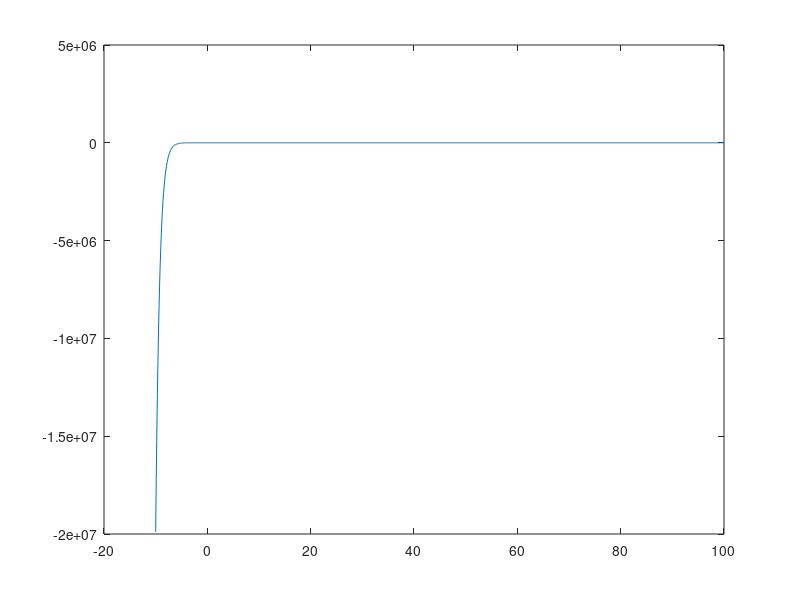

MATLAB code for this plot: (Note: this script raises an error after producing the figure.)
clear all;clc

E = @(t) ( (t+(1/3)).^3 + 1/3).* (e.^(-t))
dE = @(t) (-27*e^(-t)*t^3 + 54*e^(-t)*t^2 + 45*e^(-t)*t - e^(-t))/27;

Ea = @(t) (( (t+(1/3)).^3 + 1/3).* (e.^(-t))) -1.5;
tol = 1e-5;

xspace=linspace(-10,100,1000);
plot(xspace,Ea(xspace))

disp("Biseccion")
[xa_b,ha_b,ita_b] = biseccion(Ea,-10,10,100,10^-2)
disp("Newton")
[xa,ha,ita] = newton(Ea,dE,xa_b,100,tol)

#sin terminar

